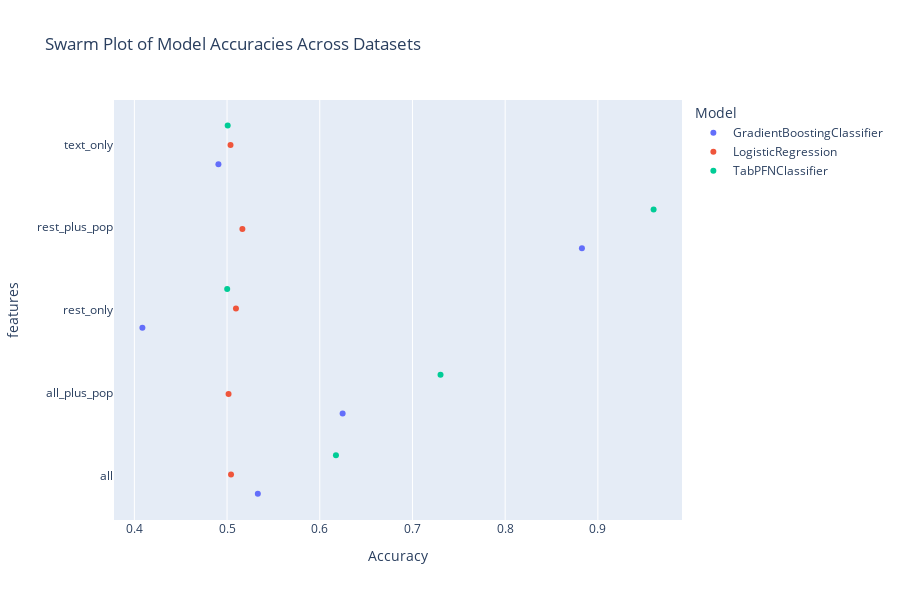

The notebook cell saved with this chart:
### Code cell
# plot results
import seaborn as sns
import matplotlib.pyplot as plt
import plotly.express as px


melted_results = results.groupby(['dataset', 'model', 'dim_reduction', 'encoding', "features"]).mean().reset_index()
#melted_results = results
#melted_results = results.explode('accuracy')
#melted_results['accuracy'] = melted_results['accuracy'].astype(float)
#melted_results = melted_results[melted_results['encoding'] == 'lm__all-MiniLM-L12-v2']
print(len(melted_results))


# Create the plot
fig = px.strip(
    data_frame=melted_results,
    x="accuracy",
    y="features",
    color="model",
    #color="dim_reduction",
    hover_data=["model", "dim_reduction", "encoding"],
    title="Swarm Plot of Model Accuracies Across Datasets",
    labels={"accuracy": "Accuracy", "dataset": "Dataset", "model": "Model"},
    height=600,
    width=900,
)
fig.show()

### Figure 1 — Plotly figure (JSON) as saved in the notebook; plotly's stock layout.template omitted (floating-point values rounded to 4 significant figures)
{"data": [{"alignmentgroup": "True", "boxpoints": "all", "customdata": [["GradientBoostingClassifier", "PCA_30", "lm__all-mpnet-base-v2"], ["GradientBoostingClassifier", "PCA_30", "lm__all-mpnet-base-v2"], ["GradientBoostingClassifier", "PCA_30", "lm__all-mpnet-base-v2"], ["GradientBoostingClassifier", "PCA_30", "lm__all-mpnet-base-v2"], ["GradientBoostingClassifier", "PCA_30", "lm__all-mpnet-base-v2"]], "fillcolor": "rgba(255,255,255,0)", "hoveron": "points", "hovertemplate": "Model=%{customdata[0]}<br>Accuracy=%{x}<br>features=%{y}<br>dim_reduction=%{customdata[1]}<br>encoding=%{customdata[2]}<extra></extra>", "legendgroup": "GradientBoostingClassifier", "line": {"color": "rgba(255,255,255,0)"}, "marker": {"color": "#636efa"}, "name": "GradientBoostingClassifier", "offsetgroup": "GradientBoostingClassifier", "orientation": "h", "pointpos": 0, "showlegend": true, "type": "box", "x": [0.5332, 0.6247, 0.4087, 0.8828, 0.4907], "x0": " ", "xaxis": "x", "y": ["all", "all_plus_pop", "rest_only", "rest_plus_pop", "text_only"], "y0": " ", "yaxis": "y"}, {"alignmentgroup": "True", "boxpoints": "all", "customdata": [["LogisticRegression", "PCA_30", "lm__all-mpnet-base-v2"], ["LogisticRegression", "PCA_30", "lm__all-mpnet-base-v2"], ["LogisticRegression", "PCA_30", "lm__all-mpnet-base-v2"], ["LogisticRegression", "PCA_30", "lm__all-mpnet-base-v2"], ["LogisticRegression", "PCA_30", "lm__all-mpnet-base-v2"]], "fillcolor": "rgba(255,255,255,0)", "hoveron": "points", "hovertemplate": "Model=%{customdata[0]}<br>Accuracy=%{x}<br>features=%{y}<br>dim_reduction=%{customdata[1]}<br>encoding=%{customdata[2]}<extra></extra>", "legendgroup": "LogisticRegression", "line": {"color": "rgba(255,255,255,0)"}, "marker": {"color": "#EF553B"}, "name": "LogisticRegression", "offsetgroup": "LogisticRegression", "orientation": "h", "pointpos": 0, "showlegend": true, "type": "box", "x": [0.5043, 0.5016, 0.5096, 0.5165, 0.5037], "x0": " ", "xaxis": "x", "y": ["all", "all_plus_pop", "rest_only", "rest_plus_pop", "text_only"], "y0": " ", "yaxis": "y"}, {"alignmentgroup": "True", "boxpoints": "all", "customdata": [["TabPFNClassifier", "PCA_30", "lm__all-mpnet-base-v2"], ["TabPFNClassifier", "PCA_30", "lm__all-mpnet-base-v2"], ["TabPFNClassifier", "PCA_30", "lm__all-mpnet-base-v2"], ["TabPFNClassifier", "PCA_30", "lm__all-mpnet-base-v2"], ["TabPFNClassifier", "PCA_30", "lm__all-mpnet-base-v2"]], "fillcolor": "rgba(255,255,255,0)", "hoveron": "points", "hovertemplate": "Model=%{customdata[0]}<br>Accuracy=%{x}<br>features=%{y}<br>dim_reduction=%{customdata[1]}<br>encoding=%{customdata[2]}<extra></extra>", "legendgroup": "TabPFNClassifier", "line": {"color": "rgba(255,255,255,0)"}, "marker": {"color": "#00cc96"}, "name": "TabPFNClassifier", "offsetgroup": "TabPFNClassifier", "orientation": "h", "pointpos": 0, "showlegend": true, "type": "box", "x": [0.6175, 0.7303, 0.5001, 0.9601, 0.5007], "x0": " ", "xaxis": "x", "y": ["all", "all_plus_pop", "rest_only", "rest_plus_pop", "text_only"], "y0": " ", "yaxis": "y"}], "layout": {"boxmode": "group", "height": 600, "legend": {"title": {"text": "Model"}, "tracegroupgap": 0}, "title": {"text": "Swarm Plot of Model Accuracies Across Datasets"}, "width": 900, "xaxis": {"anchor": "y", "domain": [0, 1], "title": {"text": "Accuracy"}}, "yaxis": {"anchor": "x", "domain": [0, 1], "title": {"text": "features"}}}}
